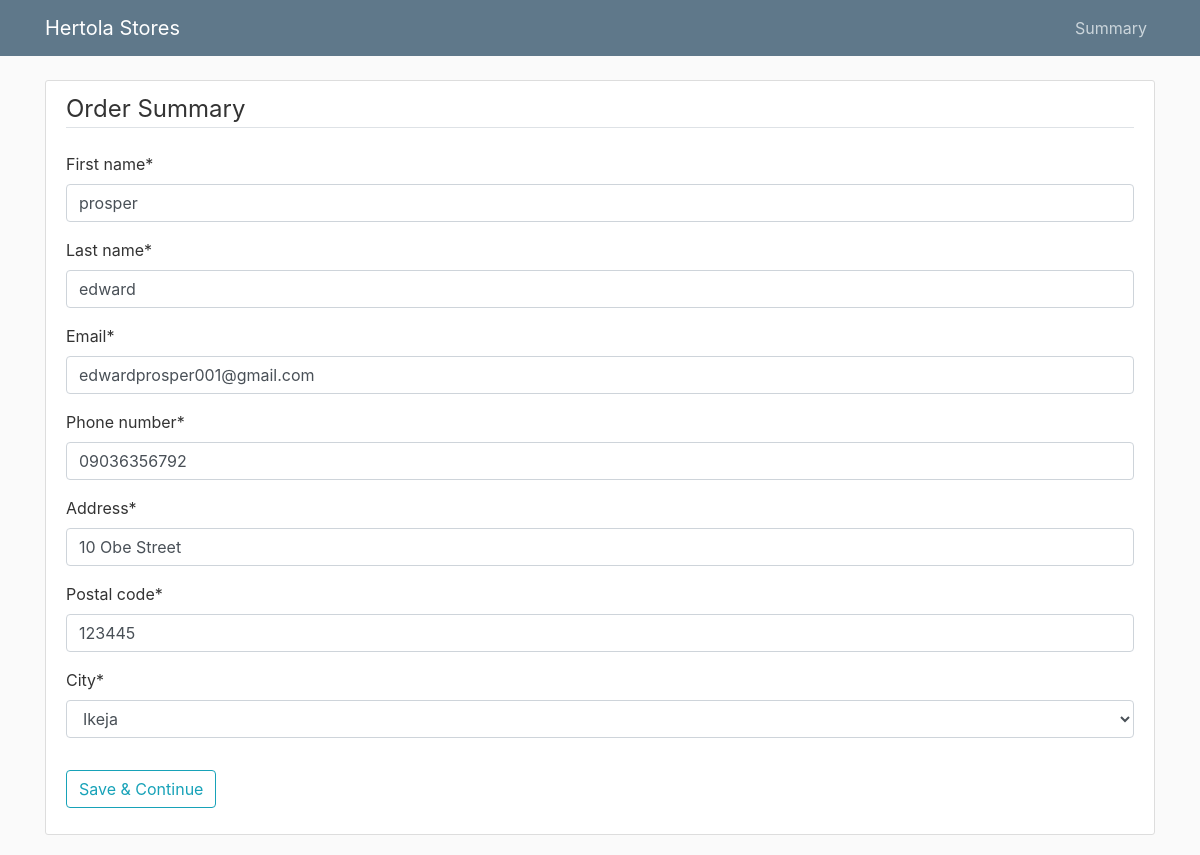
Screenshot of /orders/10/summary/edit/ (signed in) with the database file from the repository.
### orders/models.py (models this page shows, shortened)
class Order(models.Model):
    first_name = models.CharField(max_length=50)
    last_name = models.CharField(max_length=50)
    email = models.EmailField()
    phone_number = models.CharField(max_length=11)
    address = models.CharField(max_length=250)
    postal_code = models.CharField(max_length=20)
    city = models.ForeignKey(LGA, on_delete=models.CASCADE)
    delivery_fee = ChainedForeignKey(Delivery_prices, chained_field="city",
                                     chained_model_field="city",
                                     show_all=False,
                                    auto_choose=True,
                                    sort=True)
    created = models.DateTimeField(auto_now_add=True)
    updated = models.DateTimeField(auto_now=True)
    paid = models.BooleanField(default=False)
    ref = models.CharField(max_length=200)
    refund_requested = models.BooleanField(default=False)
    refund_granted = models.BooleanField(default=False)
    coupon = models.ForeignKey(Coupon,
                               related_name='orders',
                               null=True,
                               blank=True,
                               on_delete=models.SET_NULL)
    discount = models.IntegerField(default=0,
                                   validators=[MinValueValidator(0),
                                       MaxValueValidator(100)])
    class Meta:
        ordering = ['-created']
        indexes = [
            models.Index(fields=['-created']),
        ]

class LGA(models.Model):
    city = models.CharField(max_length=255)
    def __str__(self):
        return self.city

### orders/views.py (the view)
# urls.py: path("<int:pk>/summary/edit/", views.OrderSummaryUpdateView.as_view(), name='order-summary-edit'),
class OrderSummaryUpdateView(LoginRequiredMixin, UpdateView):
    model = Order
    fields = ['first_name', 'last_name', 'email', 'phone_number', 'address',
                  'postal_code', 'city']

### cart/context_processors.py (called while the page is built)
def cart(request):
    return {'cart': Cart(request)}

### orders/templates/orders/order_form.html (shortened to what this page needs)
{% extends "users/user_base.html" %}
{% load crispy_forms_tags %}
{% block content %}
    <div class="content-section">
        <form method="POST">
            <fieldset class="form-group">
                <legend class="border-bottom mb-4">Order Summary</legend>
                {{ form|crispy }}
            </fieldset>
            <div class="form-group">
                <button class="btn btn-outline-info" type="submit">Save & Continue</button>
            </div>
        </form>
{% endblock content %}

### users/static/users/main.css (style rules this page uses)
body { background: #fafafa; color: #333333; margin-top: 5rem; }
.content-section { background: #ffffff; padding: 10px 20px; border: 1px solid #dddddd; border-radius: 3px; margin-bottom: 20px; }

### rows the page displays
Order: first_name "prosper", last_name "edward", email "edwardprosper001@gmail.com", phone_number "09036356792", address "10 Obe Street", postal_code "123445"
LGA: city "Ikeja"
